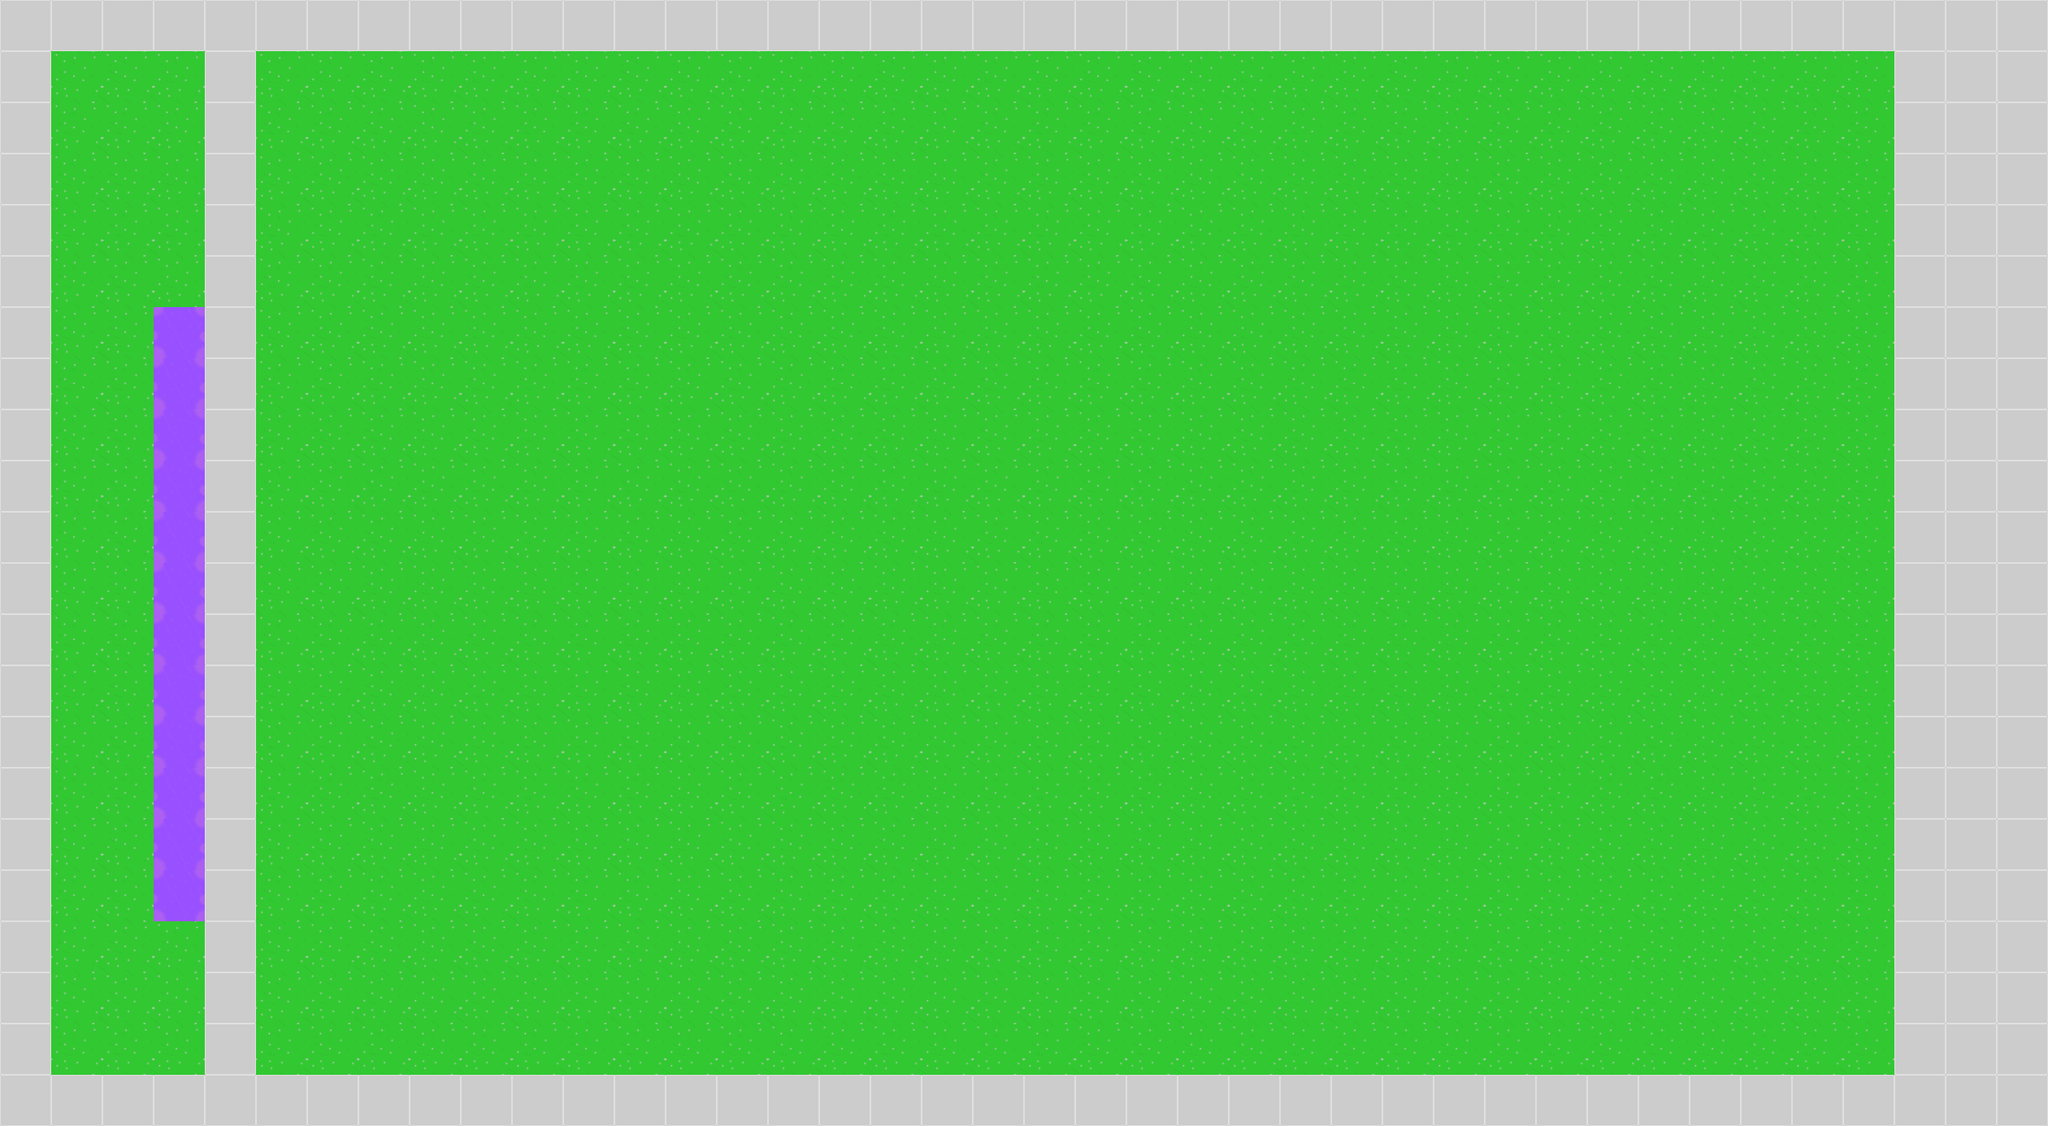

The image is a tile-based game level rendered from a .tmx file. Its description and complete source (layers, tilesets, objects, tile grids) follow:
An orthogonal 40x22 tile map with 64x64 px tiles, 3 tile layers (Ground, Slime, Wall) and 1 object.

<map version="1.0" tiledversion="1.1.6" orientation="orthogonal" renderorder="right-down" width="40" height="22" tilewidth="64" tileheight="64" infinite="0" nextobjectid="6">
 <properties>
  <property name="Blocks" value="0" />
  <property name="Bombs" value="7" />
  <property name="Dynamites" value="0" />
 </properties>
 <tileset firstgid="1" source="../Tilesets/tilesheet.tsx" />
 <layer name="Ground" width="40" height="22">
  <properties>
   <property name="Type" value="Ground" />
  </properties>
  <data encoding="csv">
1,1,1,1,1,1,1,1,1,1,1,1,1,1,1,1,1,1,1,1,1,1,1,1,1,1,1,1,1,1,1,1,1,1,1,1,1,1,1,1,
1,1,1,1,1,1,1,1,1,1,1,1,1,1,1,1,1,1,1,1,1,1,1,1,1,1,1,1,1,1,1,1,1,1,1,1,1,1,1,1,
1,1,1,1,1,1,1,1,1,1,1,1,1,1,1,1,1,1,1,1,1,1,1,1,1,1,1,1,1,1,1,1,1,1,1,1,1,1,1,1,
1,1,1,1,1,1,1,1,1,1,1,1,1,1,1,1,1,1,1,1,1,1,1,1,1,1,1,1,1,1,1,1,1,1,1,1,1,1,1,1,
1,1,1,1,1,1,1,1,1,1,1,1,1,1,1,1,1,1,1,1,1,1,1,1,1,1,1,1,1,1,1,1,1,1,1,1,1,1,1,1,
1,1,1,1,1,1,1,1,1,1,1,1,1,1,1,1,1,1,1,1,1,1,1,1,1,1,1,1,1,1,1,1,1,1,1,1,1,1,1,1,
1,1,1,1,1,1,1,1,1,1,1,1,1,1,1,1,1,1,1,1,1,1,1,1,1,1,1,1,1,1,1,1,1,1,1,1,1,1,1,1,
1,1,1,1,1,1,1,1,1,1,1,1,1,1,1,1,1,1,1,1,1,1,1,1,1,1,1,1,1,1,1,1,1,1,1,1,1,1,1,1,
1,1,1,1,1,1,1,1,1,1,1,1,1,1,1,1,1,1,1,1,1,1,1,1,1,1,1,1,1,1,1,1,1,1,1,1,1,1,1,1,
1,1,1,1,1,1,1,1,1,1,1,1,1,1,1,1,1,1,1,1,1,1,1,1,1,1,1,1,1,1,1,1,1,1,1,1,1,1,1,1,
1,1,1,1,1,1,1,1,1,1,1,1,1,1,1,1,1,1,1,1,1,1,1,1,1,1,1,1,1,1,1,1,1,1,1,1,1,1,1,1,
1,1,1,1,1,1,1,1,1,1,1,1,1,1,1,1,1,1,1,1,1,1,1,1,1,1,1,1,1,1,1,1,1,1,1,1,1,1,1,1,
1,1,1,1,1,1,1,1,1,1,1,1,1,1,1,1,1,1,1,1,1,1,1,1,1,1,1,1,1,1,1,1,1,1,1,1,1,1,1,1,
1,1,1,1,1,1,1,1,1,1,1,1,1,1,1,1,1,1,1,1,1,1,1,1,1,1,1,1,1,1,1,1,1,1,1,1,1,1,1,1,
1,1,1,1,1,1,1,1,1,1,1,1,1,1,1,1,1,1,1,1,1,1,1,1,1,1,1,1,1,1,1,1,1,1,1,1,1,1,1,1,
1,1,1,1,1,1,1,1,1,1,1,1,1,1,1,1,1,1,1,1,1,1,1,1,1,1,1,1,1,1,1,1,1,1,1,1,1,1,1,1,
1,1,1,1,1,1,1,1,1,1,1,1,1,1,1,1,1,1,1,1,1,1,1,1,1,1,1,1,1,1,1,1,1,1,1,1,1,1,1,1,
1,1,1,1,1,1,1,1,1,1,1,1,1,1,1,1,1,1,1,1,1,1,1,1,1,1,1,1,1,1,1,1,1,1,1,1,1,1,1,1,
1,1,1,1,1,1,1,1,1,1,1,1,1,1,1,1,1,1,1,1,1,1,1,1,1,1,1,1,1,1,1,1,1,1,1,1,1,1,1,1,
1,1,1,1,1,1,1,1,1,1,1,1,1,1,1,1,1,1,1,1,1,1,1,1,1,1,1,1,1,1,1,1,1,1,1,1,1,1,1,1,
1,1,1,1,1,1,1,1,1,1,1,1,1,1,1,1,1,1,1,1,1,1,1,1,1,1,1,1,1,1,1,1,1,1,1,1,1,1,1,1,
1,1,1,1,1,1,1,1,1,1,1,1,1,1,1,1,1,1,1,1,1,1,1,1,1,1,1,1,1,1,1,1,1,1,1,1,1,1,1,1
</data>
 </layer>
 <layer name="Slime" width="40" height="22">
  <properties>
   <property name="Type" value="Slime" />
  </properties>
  <data encoding="csv">
0,0,0,0,0,0,0,0,0,0,0,0,0,0,0,0,0,0,0,0,0,0,0,0,0,0,0,0,0,0,0,0,0,0,0,0,0,0,0,0,
0,0,0,0,0,0,0,0,0,0,0,0,0,0,0,0,0,0,0,0,0,0,0,0,0,0,0,0,0,0,0,0,0,0,0,0,0,0,0,0,
0,0,0,0,0,0,0,0,0,0,0,0,0,0,0,0,0,0,0,0,0,0,0,0,0,0,0,0,0,0,0,0,0,0,0,0,0,0,0,0,
0,0,0,0,0,0,0,0,0,0,0,0,0,0,0,0,0,0,0,0,0,0,0,0,0,0,0,0,0,0,0,0,0,0,0,0,0,0,0,0,
0,0,0,0,0,0,0,0,0,0,0,0,0,0,0,0,0,0,0,0,0,0,0,0,0,0,0,0,0,0,0,0,0,0,0,0,0,0,0,0,
0,0,0,0,0,0,0,0,0,0,0,0,0,0,0,0,0,0,0,0,0,0,0,0,0,0,0,0,0,0,0,0,0,0,0,0,0,0,0,0,
0,0,0,57,0,0,0,0,0,0,0,0,0,0,0,0,0,0,0,0,0,0,0,0,0,0,0,0,0,0,0,0,0,0,0,0,0,0,0,0,
0,0,0,57,0,0,0,0,0,0,0,0,0,0,0,0,0,0,0,0,0,0,0,0,0,0,0,0,0,0,0,0,0,0,0,0,0,0,0,0,
0,0,0,57,0,0,0,0,0,0,0,0,0,0,0,0,0,0,0,0,0,0,0,0,0,0,0,0,0,0,0,0,0,0,0,0,0,0,0,0,
0,0,0,57,0,0,0,0,0,0,0,0,0,0,0,0,0,0,0,0,0,0,0,0,0,0,0,0,0,0,0,0,0,0,0,0,0,0,0,0,
0,0,0,57,0,0,0,0,0,0,0,0,0,0,0,0,0,0,0,0,0,0,0,0,0,0,0,0,0,0,0,0,0,0,0,0,0,0,0,0,
0,0,0,57,0,0,0,0,0,0,0,0,0,0,0,0,0,0,0,0,0,0,0,0,0,0,0,0,0,0,0,0,0,0,0,0,0,0,0,0,
0,0,0,57,0,0,0,0,0,0,0,0,0,0,0,0,0,0,0,0,0,0,0,0,0,0,0,0,0,0,0,0,0,0,0,0,0,0,0,0,
0,0,0,57,0,0,0,0,0,0,0,0,0,0,0,0,0,0,0,0,0,0,0,0,0,0,0,0,0,0,0,0,0,0,0,0,0,0,0,0,
0,0,0,57,0,0,0,0,0,0,0,0,0,0,0,0,0,0,0,0,0,0,0,0,0,0,0,0,0,0,0,0,0,0,0,0,0,0,0,0,
0,0,0,57,0,0,0,0,0,0,0,0,0,0,0,0,0,0,0,0,0,0,0,0,0,0,0,0,0,0,0,0,0,0,0,0,0,0,0,0,
0,0,0,57,0,0,0,0,0,0,0,0,0,0,0,0,0,0,0,0,0,0,0,0,0,0,0,0,0,0,0,0,0,0,0,0,0,0,0,0,
0,0,0,57,0,0,0,0,0,0,0,0,0,0,0,0,0,0,0,0,0,0,0,0,0,0,0,0,0,0,0,0,0,0,0,0,0,0,0,0,
0,0,0,0,0,0,0,0,0,0,0,0,0,0,0,0,0,0,0,0,0,0,0,0,0,0,0,0,0,0,0,0,0,0,0,0,0,0,0,0,
0,0,0,0,0,0,0,0,0,0,0,0,0,0,0,0,0,0,0,0,0,0,0,0,0,0,0,0,0,0,0,0,0,0,0,0,0,0,0,0,
0,0,0,0,0,0,0,0,0,0,0,0,0,0,0,0,0,0,0,0,0,0,0,0,0,0,0,0,0,0,0,0,0,0,0,0,0,0,0,0,
0,0,0,0,0,0,0,0,0,0,0,0,0,0,0,0,0,0,0,0,0,0,0,0,0,0,0,0,0,0,0,0,0,0,0,0,0,0,0,0
</data>
 </layer>
 <layer name="Wall" width="40" height="22">
  <properties>
   <property name="Type" value="Wall" />
  </properties>
  <data encoding="csv">
3,3,3,3,3,3,3,3,3,3,3,3,3,3,3,3,3,3,3,3,3,3,3,3,3,3,3,3,3,3,3,3,3,3,3,3,3,3,3,3,
3,0,0,0,3,0,0,0,0,0,0,0,0,0,0,0,0,0,0,0,0,0,0,0,0,0,0,0,0,0,0,0,0,0,0,0,0,3,3,3,
3,0,0,0,3,0,0,0,0,0,0,0,0,0,0,0,0,0,0,0,0,0,0,0,0,0,0,0,0,0,0,0,0,0,0,0,0,3,3,3,
3,0,0,0,3,0,0,0,0,0,0,0,0,0,0,0,0,0,0,0,0,0,0,0,0,0,0,0,0,0,0,0,0,0,0,0,0,3,3,3,
3,0,0,0,3,0,0,0,0,0,0,0,0,0,0,0,0,0,0,0,0,0,0,0,0,0,0,0,0,0,0,0,0,0,0,0,0,3,3,3,
3,0,0,0,3,0,0,0,0,0,0,0,0,0,0,0,0,0,0,0,0,0,0,0,0,0,0,0,0,0,0,0,0,0,0,0,0,3,3,3,
3,0,0,0,3,0,0,0,0,0,0,0,0,0,0,0,0,0,0,0,0,0,0,0,0,0,0,0,0,0,0,0,0,0,0,0,0,3,3,3,
3,0,0,0,3,0,0,0,0,0,0,0,0,0,0,0,0,0,0,0,0,0,0,0,0,0,0,0,0,0,0,0,0,0,0,0,0,3,3,3,
3,0,0,0,3,0,0,0,0,0,0,0,0,0,0,0,0,0,0,0,0,0,0,0,0,0,0,0,0,0,0,0,0,0,0,0,0,3,3,3,
3,0,0,0,3,0,0,0,0,0,0,0,0,0,0,0,0,0,0,0,0,0,0,0,0,0,0,0,0,0,0,0,0,0,0,0,0,3,3,3,
3,0,0,0,3,0,0,0,0,0,0,0,0,0,0,0,0,0,0,0,0,0,0,0,0,0,0,0,0,0,0,0,0,0,0,0,0,3,3,3,
3,0,0,0,3,0,0,0,0,0,0,0,0,0,0,0,0,0,0,0,0,0,0,0,0,0,0,0,0,0,0,0,0,0,0,0,0,3,3,3,
3,0,0,0,3,0,0,0,0,0,0,0,0,0,0,0,0,0,0,0,0,0,0,0,0,0,0,0,0,0,0,0,0,0,0,0,0,3,3,3,
3,0,0,0,3,0,0,0,0,0,0,0,0,0,0,0,0,0,0,0,0,0,0,0,0,0,0,0,0,0,0,0,0,0,0,0,0,3,3,3,
3,0,0,0,3,0,0,0,0,0,0,0,0,0,0,0,0,0,0,0,0,0,0,0,0,0,0,0,0,0,0,0,0,0,0,0,0,3,3,3,
3,0,0,0,3,0,0,0,0,0,0,0,0,0,0,0,0,0,0,0,0,0,0,0,0,0,0,0,0,0,0,0,0,0,0,0,0,3,3,3,
3,0,0,0,3,0,0,0,0,0,0,0,0,0,0,0,0,0,0,0,0,0,0,0,0,0,0,0,0,0,0,0,0,0,0,0,0,3,3,3,
3,0,0,0,3,0,0,0,0,0,0,0,0,0,0,0,0,0,0,0,0,0,0,0,0,0,0,0,0,0,0,0,0,0,0,0,0,3,3,3,
3,0,0,0,3,0,0,0,0,0,0,0,0,0,0,0,0,0,0,0,0,0,0,0,0,0,0,0,0,0,0,0,0,0,0,0,0,3,3,3,
3,0,0,0,3,0,0,0,0,0,0,0,0,0,0,0,0,0,0,0,0,0,0,0,0,0,0,0,0,0,0,0,0,0,0,0,0,3,3,3,
3,0,0,0,3,0,0,0,0,0,0,0,0,0,0,0,0,0,0,0,0,0,0,0,0,0,0,0,0,0,0,0,0,0,0,0,0,3,3,3,
3,3,3,3,3,3,3,3,3,3,3,3,3,3,3,3,3,3,3,3,3,3,3,3,3,3,3,3,3,3,3,3,3,3,3,3,3,3,3,3
</data>
 </layer>
 <objectgroup name="Player">
  <properties>
   <property name="Type" value="Player" />
  </properties>
  <object id="3" gid="9" x="128" y="1280" width="64" height="64" />
 </objectgroup>
</map>
